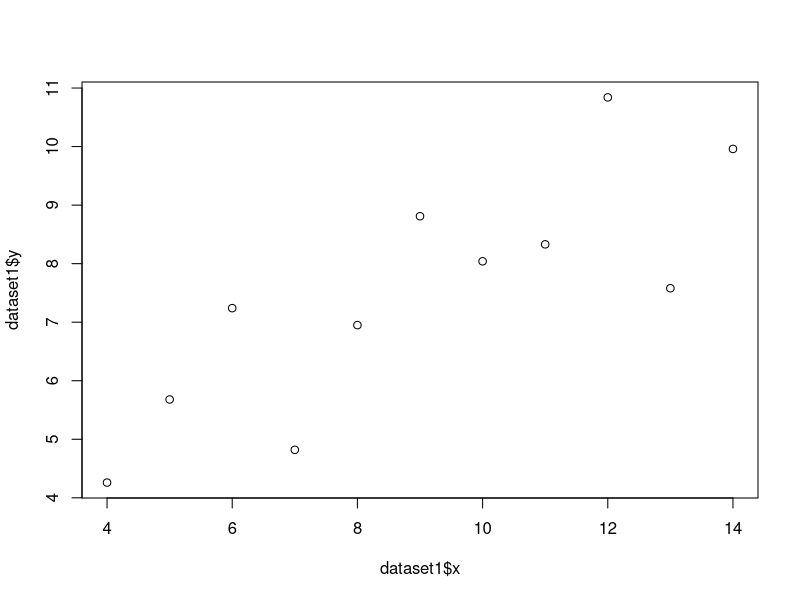
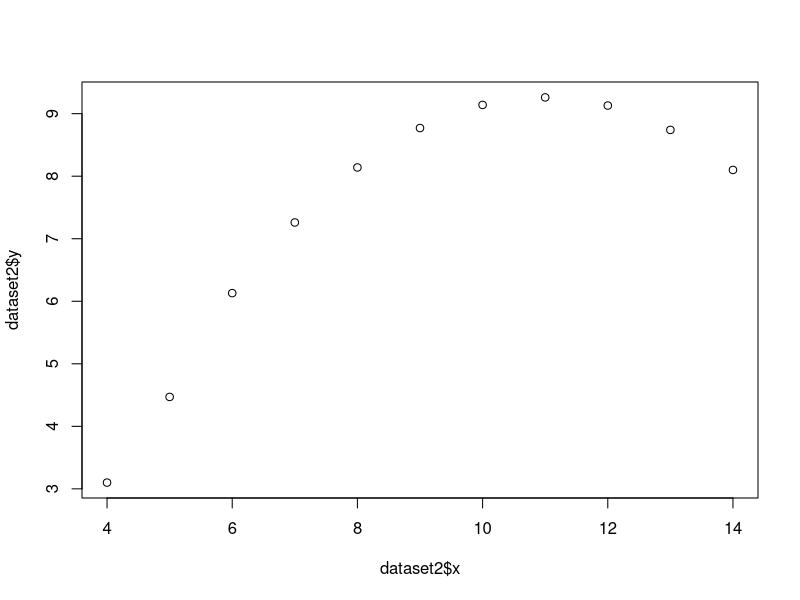
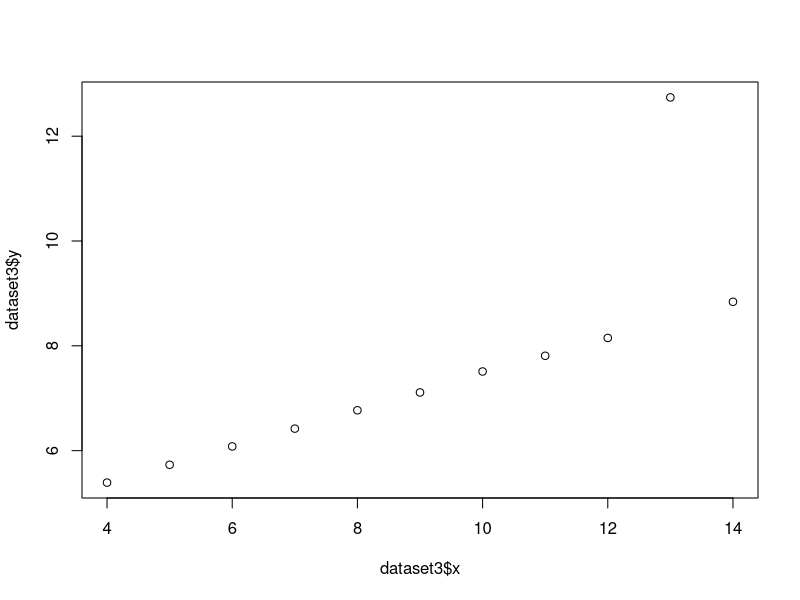
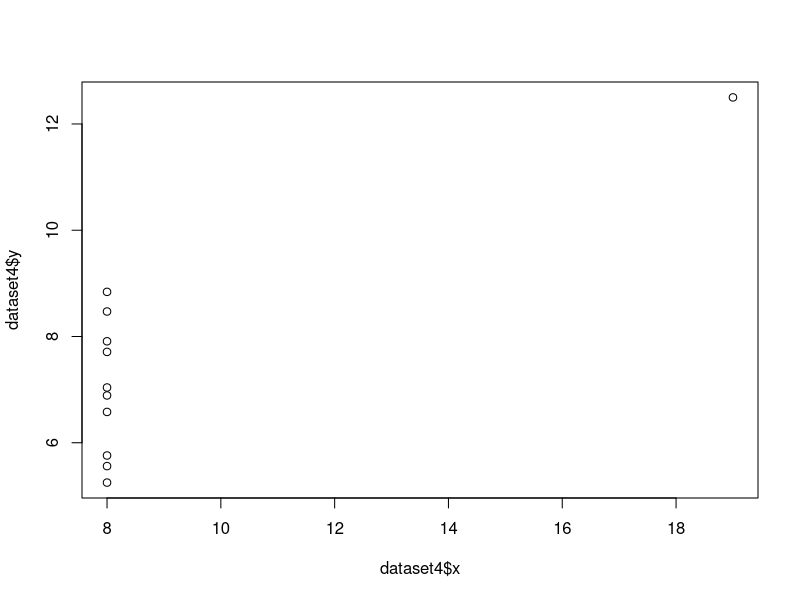

Source code (R) for these figures, in order:
## ---- chunk 1
knitr::opts_chunk$set(echo = TRUE)
## ---- chunk 2

dataset1 <- data.frame(x=c(10, 8, 13, 9, 11, 14, 6, 4, 12, 7, 5),
                      y=c(8.04, 6.95, 7.58, 8.81, 8.33, 9.96, 7.24, 4.26, 10.84, 4.82, 5.68))

dataset2 <- data.frame(x=c(10,8,13,9,11,14,6,4,12,7,5),
                     y=c(9.14,8.14,8.74,8.77,9.26,8.1,6.13,3.1,9.13,7.26,4.47)
                )

dataset3 <- data.frame(x=c(10,8,13,9,11,14,6,4,12,7,5),
                     y=c(7.51,6.77,12.74,7.11,7.81,8.84,6.08,5.39,8.15,6.42,5.73)
                )

dataset4 <- data.frame(x=c(8,8,8,8,8,8,8,19,8,8,8),
                     y=c(6.58,5.76,7.71,8.84,8.47,7.04,5.25,12.5,5.56,7.91,6.89)
                     )
dataset1
dataset2
dataset3
dataset4

## ---- chunk 3

mean1x <- mean(dataset1$x)
mean1y <-mean(dataset1$y)
sd1x <- sd(dataset1$x)
sd1y <- sd(dataset1$y)
cor1 <- cor(dataset1)

#**********************

mean2x <-mean(dataset2$x)
mean2y <-mean(dataset2$y)
sd2x <-sd(dataset2$x)
sd2y <-sd(dataset2$y)
cor2 <- cor(dataset2)

#*********************

mean3x <-mean(dataset3$x)
mean3y <-mean(dataset3$y)
sd3x <-sd(dataset3$x)
sd3y <-sd(dataset3$y)
cor3 <-cor(dataset3)

#********************

mean4x <-mean(dataset4$x)
mean4y <-mean(dataset4$y)
sd4x <-sd(dataset4$x)
sd4y <-sd(dataset4$y)
cor4<-cor(dataset4)

lista1 <- c(mean1x,mean1y,sd1x,sd1y)
lista2 <- c(mean2x,mean2y,sd2x,sd2y)
lista3 <- c(mean3x,mean3y,sd3x,sd3y)
lista4 <- c(mean4x,mean4y,sd4x,sd4y)


names(lista1) <- c("Media1X","Media1Y","sd1X","sd1Y")
names(lista2) <- c("Media2X","Media2Y","sd2X","sd2Y")
names(lista3) <- c("Media3X","Media3Y","sd3X","sd3Y")
names(lista4) <- c("Media4X","Media4Y","sd4X","sd4Y")

lista1
lista2
lista3
lista4

cor1
cor2
cor3
cor4

## ---- chunk 4

plot(x=dataset1$x,y=dataset1$y)
plot(x=dataset2$x,y=dataset2$y)
plot(x=dataset3$x,y=dataset3$y)
plot(x=dataset4$x,y=dataset4$y)

